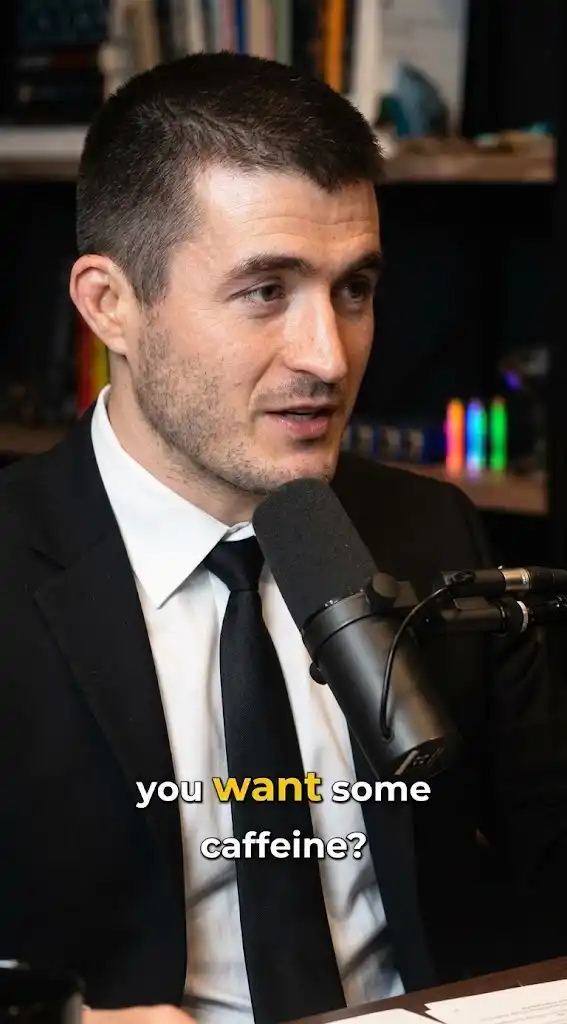
#> input picture client/src/assets/hero.webp, 567 x 1024 px
$ python measure-export.py ../client/src/assets/hero.webp
#> lines starting #> are read from the running program, lines starting #| are printed output that depends on the picture
"""
Measure the caption ink in a frame rendered by scripts/measure-export.ts.

Asserts properties rather than a recomputed box on purpose: recomputing the
expected geometry here would re-derive it with the same formula under test and
agree with it either way. What matters is whether the captions are *visible*
and where they sit in the frame.

Before the resolution fix, the stock 1080x1920 box applied to a 576x1024 video
drew everything below the frame, so this reports NO INK FOUND — which is the
failure the check exists to catch.

    python scripts/measure-export.py test-assets/measure/frame-576x1024.png
"""
import sys

from PIL import Image

BRIGHT = 200  # white glyphs on the flat mid-grey background the probe renders


def main() -> int:
    path = sys.argv[1] if len(sys.argv) > 1 else "test-assets/measure/frame-1080x1920.png"
    img = Image.open(path).convert("L")
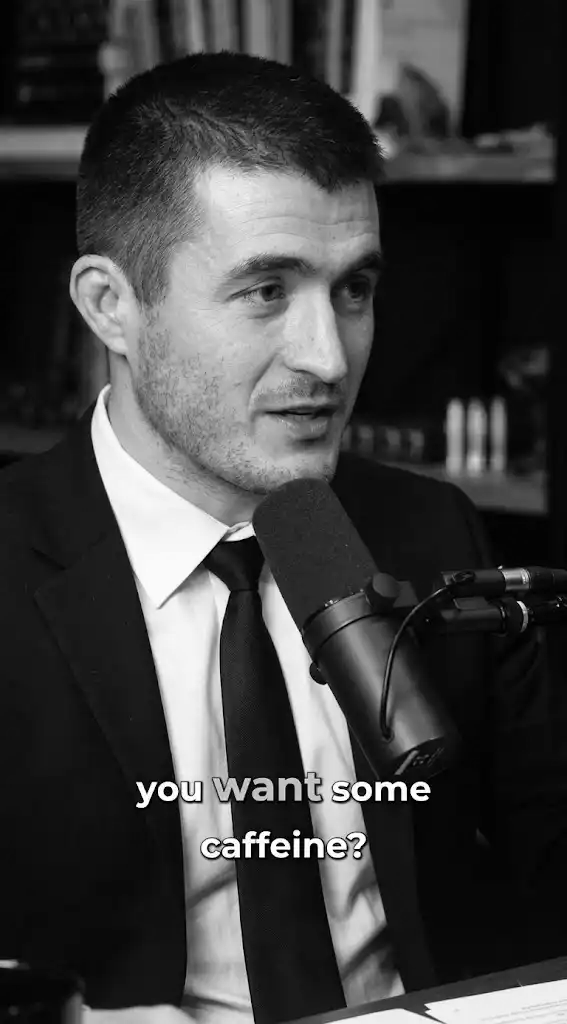
#> img: PIL image 567x1024 L; min 0, max 255, mean 64.5
    w, h = img.size
#> w = 567; h = 1024
    px = img.load()

    xs, ys = [], []
    for y in range(h):
        for x in range(w):
            if px[x, y] > BRIGHT:
                xs.append(x)
                ys.append(y)

    print(f"frame {path}  {w}x{h}")
#| frame ../client/src/assets/hero.webp  567x1024
    if not xs:
        print("  measured: NO INK FOUND")
        print("  FAIL - no caption was drawn inside the frame at all.")
        return 1

    left, right = min(xs), max(xs)
#> left = 89; right = 566
    top, bottom = min(ys), max(ys)
#> top = 168; bottom = 1023
    print(f"  ink bbox: x {left}..{right}   y {top}..{bottom}")
#|   ink bbox: x 89..566   y 168..1023
    print(f"  as frame%: left {left/w:.1%}  right {right/w:.1%}  top {top/h:.1%}  bottom {bottom/h:.1%}")
#|   as frame%: left 15.7%  right 99.8%  top 16.4%  bottom 99.9%

    failures = []
    if not (0 <= left and right < w and 0 <= top and bottom < h):
        failures.append("ink is clipped by the frame edge")
    # The design places captions in the lower part of a portrait frame; a box
    # that merely lands "somewhere visible" is not necessarily the fix.
    if top < h * 0.5:
        failures.append(f"ink starts at {top/h:.0%} of frame height, expected the lower half")

    if failures:
        for f in failures:
            print(f"  FAIL - {f}")
        return 1

    print("  PASS - captions are visible and sit in the lower frame")
    return 0


if __name__ == "__main__":
#> (the run stopped early here; a loop or call above may not have finished)
